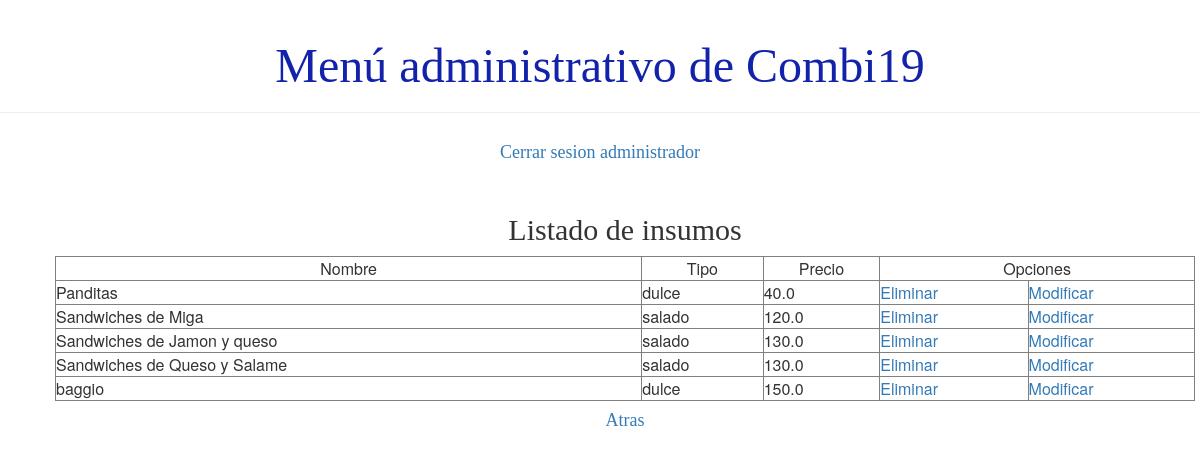
Page /usuario/listaInsumo (signed in) on the earlier database version.
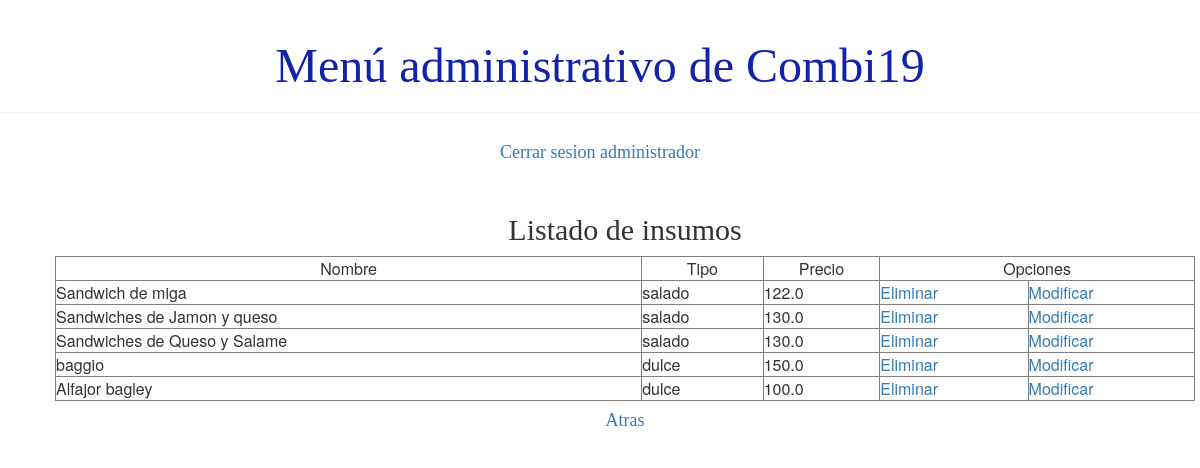
Same page on the later database version.
### demo1/models.py (models this page shows, shortened)
class Insumo(models.Model):
    nombre = models.CharField(max_length=30)
    tipo = models.CharField(max_length=30)
    precio = models.FloatField()
    activo = models.BooleanField(default=True)

### demo1/views.py (the view)
# urls.py: path('usuario/listaInsumo',views.listado_insumo ,name='listado_insumo'),
def listado_insumo(request):
    insumos=Insumo.objects.filter(activo=True)
    page_obj,cantidad = listadoDePaginacion(insumos, request)
    return render(request, 'demo1/listados/listado_insumo.html',{'page_obj':page_obj, 'cantidad':cantidad, 'noSeElimina':False, 'noModificado':False})

### demo1/views.py (called while the page is built)
def listadoDePaginacion(lista, request):
    paginator= Paginator(lista, 10)
    cantidad=False if (paginator.count == 0) else True
    page_number = request.GET.get('page')
    return (paginator.get_page(page_number), cantidad)

### demo1/templates/demo1/listados/listado_insumo.html (shortened to what this page needs)
{% extends 'demo1/base.html' %}
{% block content %}
<div class="card">
    <h2>Listado de insumos</h2>
</div>
    <div>
    <table class="tablalista" width=100% border="1">
        <tbody>
        {% if cantidad %}
            <tr>
                <td align="center">Nombre</td>
                <td align="center">Tipo</td>
                <td align="center">Precio</td>
                <td align="center" colspan="2">Opciones</td>
            </tr>
            {% for i in page_obj %}
                <tr>
                    <td>{{ i.nombre  }}</td>
                    <td>{{ i.tipo }}</td>
                    <td>{{ i.precio }}</td>
                    <td>
                        <a href="{% url 'eliminar_insumo' pk=i.pk%}">Eliminar</a></td>
                    <td>
                        <a href="{% url 'modificar_insumo' pk=i.pk%}">Modificar</a>
                    </td>
                </tr>
            {% endfor %}
        {% else %}
            <p>No se registro ningun insumo</p>
        {% endif %}
    </tbody>
    </table>
    </div>
<div class="card"><h4><a href="{% url 'principal' %}">Atras</a></h4></div>
{% endblock %}

### demo1/templates/demo1/base.html (shortened to what this page needs)
{% load static %}
<html>
    <head >
        <link rel="stylesheet" href="//maxcdn.bootstrapcdn.com/bootstrap/3.2.0/css/bootstrap.min.css">
        <link rel="stylesheet" href="//maxcdn.bootstrapcdn.com/bootstrap/3.2.0/css/bootstrap-theme.min.css">
        <link rel="stylesheet" href="{% static 'css/demo1.css' %}">
    </head>
    <body>
        <div class="page-header">
        {% if user.is_authenticated and user.is_superuser %}
                <h1>Menú administrativo de Combi19</h1>
        </div>
            <div class="card"><h4><a href="http://127.0.0.1:8000/logout/">Cerrar sesion administrador</a> </h4> </div>
            <br>
            <div>
                <div class="content container">
                    {% block content %}
                    {% endblock %}
                </div>
        </div>
        {% else %}
            <h2 class='card'> <p>Error, No ha iniciado sesion</p></h2>
            <h2 class='card'> <a href="http://127.0.0.1:8000/login/">Iniciar Sesión</a></h2>
        {% endif %}
    </body>
</html>

### demo1/static/css/demo1.css (style rules this page uses)
h4 { color: #02105e; }
.page-header h1, .page-header h1 a, .page-header h1 a:visited, .page-header h1 a:active { color: #1322aa; font-size: 36pt; text-decoration: none; display:inline; display: flex; align-items: center; justify-content: center; }
.content { margin-left: 40px; }
h1, h2, h3, h4 { font-family: 'Lobster', cursive; }
.card { display: flex; align-items: center; justify-content: center; }

Differences in the rows shown:
no longer on this page (row edited): Insumo: nombre "Panditas", tipo "dulce", precio "40.0"
changed Insumo: nombre "Sandwiches de Miga" → "Sandwich de miga"; precio "120.0" → "122.0"
added Insumo: nombre "Alfajor bagley", tipo "dulce", precio "100.0"
